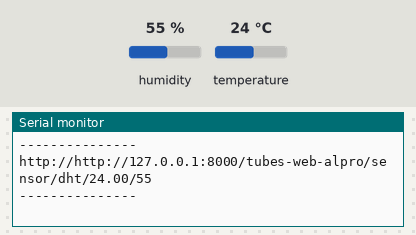
Recording of a sketch running on a simulated ESP32. Shown: the last lines printed to the serial monitor. The inputs (shaded band) are chosen by the test bench; at power-on: humidity 55 %, temperature 24 °C. WiFi joins after 1.5 s; servers stay silent unless stated.

Above: at 6.3 s.
6.4 s: humidity set to 22 %
At 10.6 s:
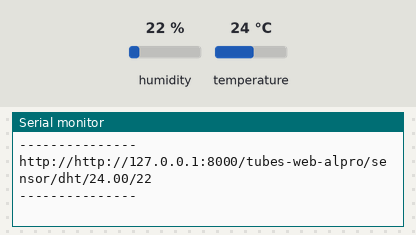
11.8 s: temperature set to 12 °C
At 14.6 s:
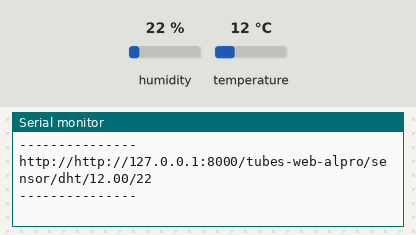
17.2 s: humidity set to 40 %
At 18.5 s:
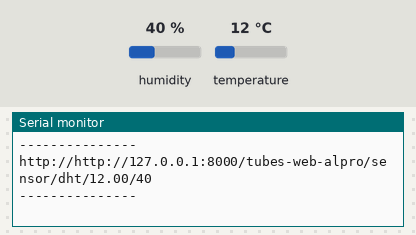
Timing chart, 0 to 20.2 s (numbered marks = the images above; inputs shaded):
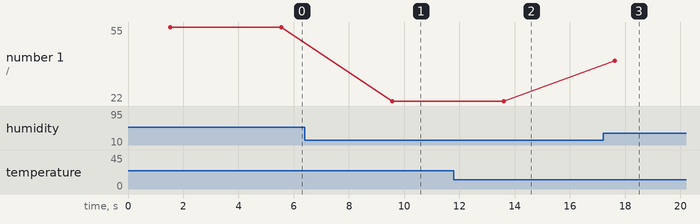

Measured:
- after the input at 6.4 s, the serial monitor: prints a new line after 3.2 s (image 1)
- after the input at 11.8 s, the serial monitor: prints a new line after 1.8 s (image 2)
- after the input at 17.2 s, the serial monitor: prints a new line after 0.42 s (image 3)
- plotted number 1: 55 → 22 after the input at 6.4 s, 22 → 40 after the input at 17.2 s

The sketch:

sensor_dht11_2.ino
```cpp
#include <WiFi.h>
#include <HTTPClient.h>
#include <Arduino_JSON.h>
#include "DHT.h"

#define DHTPIN 4
#define DHTTYPE DHT11

DHT dht(DHTPIN, DHTTYPE);

const char* ssid = "Green House";
const char* password = "kamarmandi";
const char* server = "http://127.0.0.1:8000";

float temp;
int hum;
String url;

void setup() {
  Serial.begin(115200);
  WiFi.mode(WIFI_STA);
  WiFi.begin(ssid, password);
  Serial.println();
  Serial.println("-------------");
  Serial.print("Connecting");

  // int connecting_process_timed_out = 20; //--> 20 = 20 seconds.
  // connecting_process_timed_out = connecting_process_timed_out * 2;
  // while (WiFi.status() != WL_CONNECTED) {
  //   Serial.print(".");
  //   if(connecting_process_timed_out > 0) connecting_process_timed_out--;
  //   if(connecting_process_timed_out == 0) {
  //     delay(1000);
  //     ESP.restart();
  //   }
  // }

  Serial.println();
  Serial.print("Successfully connected to : ");
  Serial.println(ssid);
  Serial.print("IP address: ");
  Serial.println(WiFi.localIP());
  Serial.println("-------------");

  dht.begin();
}

void loop() {
  // float temp = dht.readTemperature();
  // int hum = dht.readHumidity();

  // Serial.println("Suhu : " + String(temp));
  // Serial.println("Kelembapan : " + String(hum));
  // delay(1000);

  if(WiFi.status()== WL_CONNECTED) {
    HTTPClient http;
    temp = dht.readTemperature();
    hum = dht.readHumidity();

    url = "http://" + String(server) + "/tubes-web-alpro/sensor/dht/" + String(temp) + "/" + String(hum);

    // http.begin("http://REPLACE_WITH_YOUR_COMPUTER_IP_ADDRESS/REPLACE_WITH_PROJECT_FOLDER_NAME_IN_htdocs_FOLDER/updateDHT11data_and_recordtable.php");  //--> Specify request destination
    // http.end();  //Close connection
    Serial.println(url);
    Serial.println("---------------");

    delay(4000);
  }

}
```
